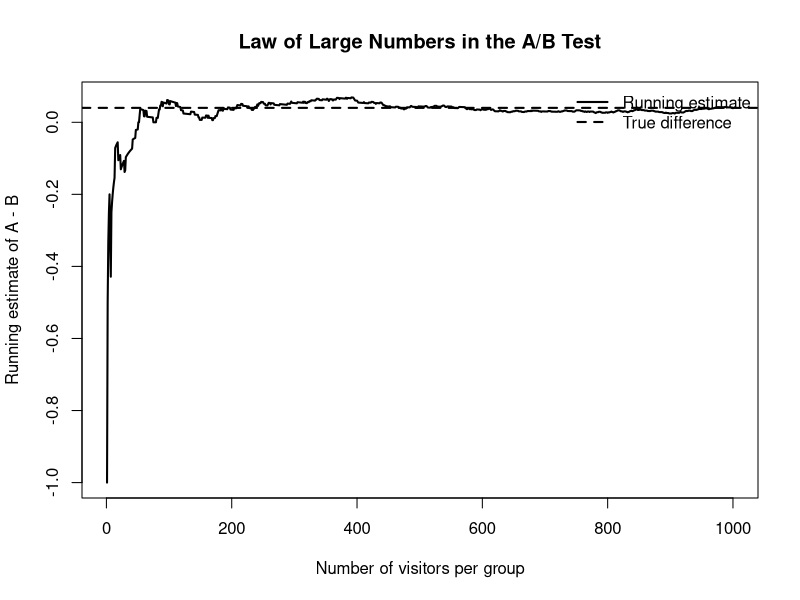
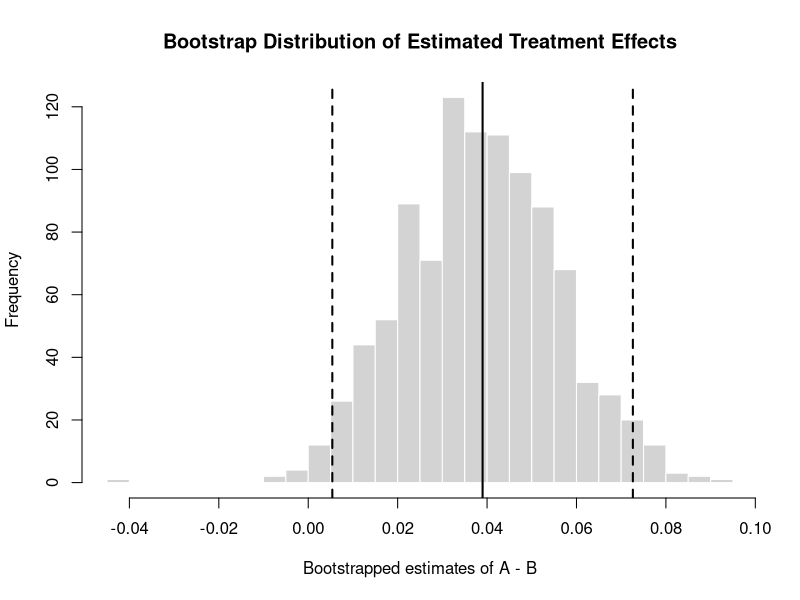
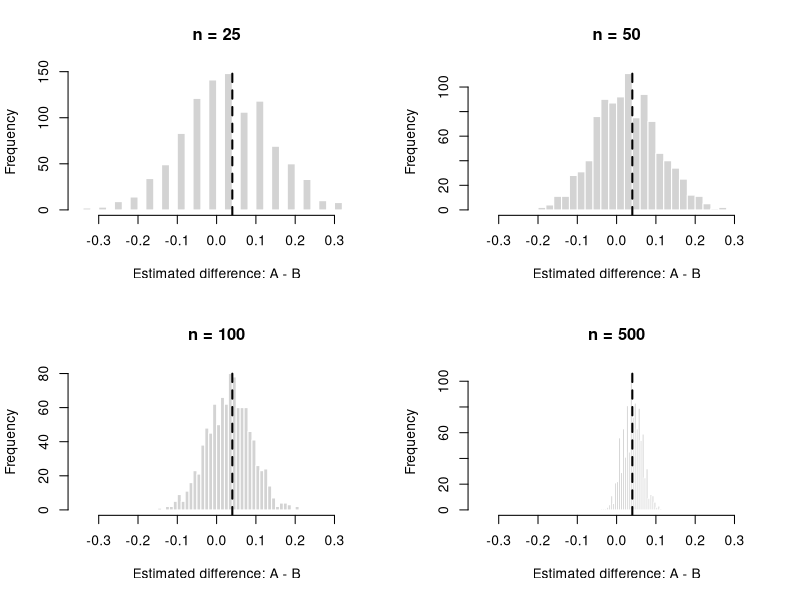

The R source for these figures, in order:
## ---- chunk 1
#| message: false

set.seed(2026)

n_A <- 1000
n_B <- 1000

pi_A <- 0.22
pi_B <- 0.18
theta_true <- pi_A - pi_B

A <- rbinom(n_A, size = 1, prob = pi_A)
B <- rbinom(n_B, size = 1, prob = pi_B)

pi_A_hat <- mean(A)
pi_B_hat <- mean(B)
theta_hat <- pi_A_hat - pi_B_hat

summary_table <- data.frame(
  Group = c("CTA A", "CTA B", "Difference: A - B"),
  True_Value = c(pi_A, pi_B, theta_true),
  Sample_Estimate = c(pi_A_hat, pi_B_hat, theta_hat)
)

knitr::kable(
  summary_table,
  digits = 4,
  caption = "True values and sample estimates from the simulated A/B test"
)
## ---- chunk 2
#| message: false

running_theta <- numeric(n_A)

for (i in 1:n_A) {
  running_theta[i] <- mean(A[1:i]) - mean(B[1:i])
}

plot(
  running_theta,
  type = "l",
  lwd = 2,
  xlab = "Number of visitors per group",
  ylab = "Running estimate of A - B",
  main = "Law of Large Numbers in the A/B Test"
)

abline(h = theta_true, lty = 2, lwd = 2)

legend(
  "topright",
  legend = c("Running estimate", "True difference"),
  lty = c(1, 2),
  lwd = c(2, 2),
  bty = "n"
)
## ---- chunk 3
#| message: false

set.seed(2026)

n_boot <- 1000
boot_theta <- numeric(n_boot)

for (i in 1:n_boot) {
  A_boot <- sample(A, size = n_A, replace = TRUE)
  B_boot <- sample(B, size = n_B, replace = TRUE)

  boot_theta[i] <- mean(A_boot) - mean(B_boot)
}

bootstrap_se <- sd(boot_theta)

analytical_se <- sqrt(
  pi_A_hat * (1 - pi_A_hat) / n_A +
    pi_B_hat * (1 - pi_B_hat) / n_B
)

se_table <- data.frame(
  Method = c("Bootstrap standard error", "Analytical standard error"),
  Standard_Error = c(bootstrap_se, analytical_se)
)

knitr::kable(
  se_table,
  digits = 4,
  caption = "Bootstrap and analytical standard errors"
)
## ---- chunk 4
#| echo: false
#| message: false

hist(
  boot_theta,
  breaks = 30,
  main = "Bootstrap Distribution of Estimated Treatment Effects",
  xlab = "Bootstrapped estimates of A - B",
  col = "lightgray",
  border = "white"
)

abline(v = theta_hat, lwd = 2)
abline(v = theta_hat - 1.96 * bootstrap_se, lty = 2, lwd = 2)
abline(v = theta_hat + 1.96 * bootstrap_se, lty = 2, lwd = 2)
## ---- chunk 5
#| echo: false
#| message: false

set.seed(2026)

sample_sizes <- c(25, 50, 100, 500)
n_sims <- 1000

simulate_theta <- function(n) {
  estimates <- numeric(n_sims)

  for (i in 1:n_sims) {
    A_sim <- rbinom(n, size = 1, prob = pi_A)
    B_sim <- rbinom(n, size = 1, prob = pi_B)
    estimates[i] <- mean(A_sim) - mean(B_sim)
  }

  estimates
}

theta_by_n <- lapply(sample_sizes, simulate_theta)

par(mfrow = c(2, 2))

for (i in seq_along(sample_sizes)) {
  hist(
    theta_by_n[[i]],
    breaks = 30,
    xlim = c(-0.35, 0.35),
    main = paste("n =", sample_sizes[i]),
    xlab = "Estimated difference: A - B",
    col = "lightgray",
    border = "white"
  )
  abline(v = theta_true, lwd = 2, lty = 2)
}

par(mfrow = c(1, 1))
## ---- chunk 6
#| message: false

z_stat <- theta_hat / analytical_se
p_value <- 2 * (1 - pnorm(abs(z_stat)))

hypothesis_table <- data.frame(
  Quantity = c(
    "Estimated difference",
    "Analytical standard error",
    "z-statistic",
    "p-value"
  ),
  Value = c(theta_hat, analytical_se, z_stat, p_value)
)

knitr::kable(
  hypothesis_table,
  digits = 4,
  caption = "Hypothesis test for the difference in sign-up rates"
)
## ---- chunk 7
#| message: false

ab_data <- data.frame(
  signed_up = c(A, B),
  cta_A = c(rep(1, n_A), rep(0, n_B))
)

reg_model <- lm(signed_up ~ cta_A, data = ab_data)
reg_summary <- summary(reg_model)

reg_table <- data.frame(
  Term = rownames(coef(reg_summary)),
  Estimate = coef(reg_summary)[, "Estimate"],
  Std_Error = coef(reg_summary)[, "Std. Error"],
  Statistic = coef(reg_summary)[, "t value"],
  P_Value = coef(reg_summary)[, "Pr(>|t|)"]
)

knitr::kable(
  reg_table,
  digits = 4,
  caption = "Regression version of the two-sample A/B test"
)
## ---- chunk 8
#| message: false

set.seed(2026)

peek_sims <- 10000
peek_points <- seq(100, 1000, by = 100)
false_positive <- logical(peek_sims)

for (sim in 1:peek_sims) {
  A_null <- rbinom(1000, size = 1, prob = 0.20)
  B_null <- rbinom(1000, size = 1, prob = 0.20)

  p_values <- numeric(length(peek_points))

  for (j in seq_along(peek_points)) {
    n <- peek_points[j]

    A_peek <- A_null[1:n]
    B_peek <- B_null[1:n]

    p_A_peek <- mean(A_peek)
    p_B_peek <- mean(B_peek)
    theta_peek <- p_A_peek - p_B_peek

    se_peek <- sqrt(
      p_A_peek * (1 - p_A_peek) / n +
        p_B_peek * (1 - p_B_peek) / n
    )

    z_peek <- theta_peek / se_peek
    p_values[j] <- 2 * (1 - pnorm(abs(z_peek)))
  }

  false_positive[sim] <- any(p_values < 0.05)
}

peeking_false_positive_rate <- mean(false_positive)

peek_table <- data.frame(
  Scenario = c(
    "One test at alpha = 0.05",
    "Repeated peeking every 100 visitors"
  ),
  False_Positive_Rate = c(0.05, peeking_false_positive_rate)
)

knitr::kable(
  peek_table,
  digits = 4,
  caption = "False positive rate with repeated peeking"
)
